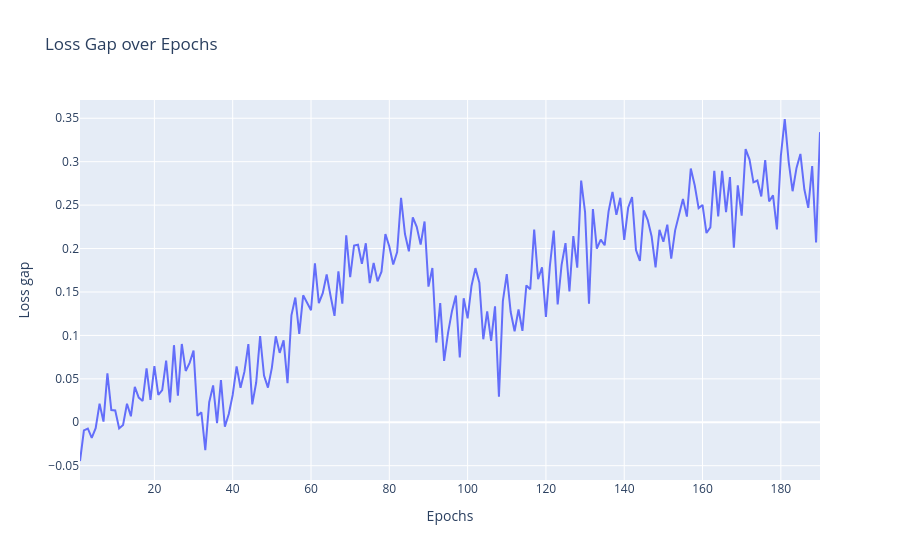

Here is the notebook cell this chart was saved with:
### Code cell
loss_gap = val_loss - train_loss

fig = go.Figure()
fig.add_trace(go.Scatter(x=epochs, y=loss_gap, mode="lines", name="Val Loss - Train Loss"))

fig.update_layout(
    title="Loss Gap over Epochs",
    xaxis_title="Epochs",
    yaxis_title="Loss gap",
    hovermode="x unified"
)

### Figure 1 — Plotly figure (JSON) as saved in the notebook; plotly's stock layout.template omitted (floating-point values rounded to 4 significant figures; data arrays with more than 128 entries replaced by an {"elided": "..."} marker saying what was removed)
{"data": [{"mode": "lines", "name": "Val Loss - Train Loss", "type": "scatter", "x": {"elided": "190 int values"}, "y": {"elided": "190 float values"}}], "layout": {"hovermode": "x unified", "title": {"text": "Loss Gap over Epochs"}, "xaxis": {"title": {"text": "Epochs"}}, "yaxis": {"title": {"text": "Loss gap"}}}}
